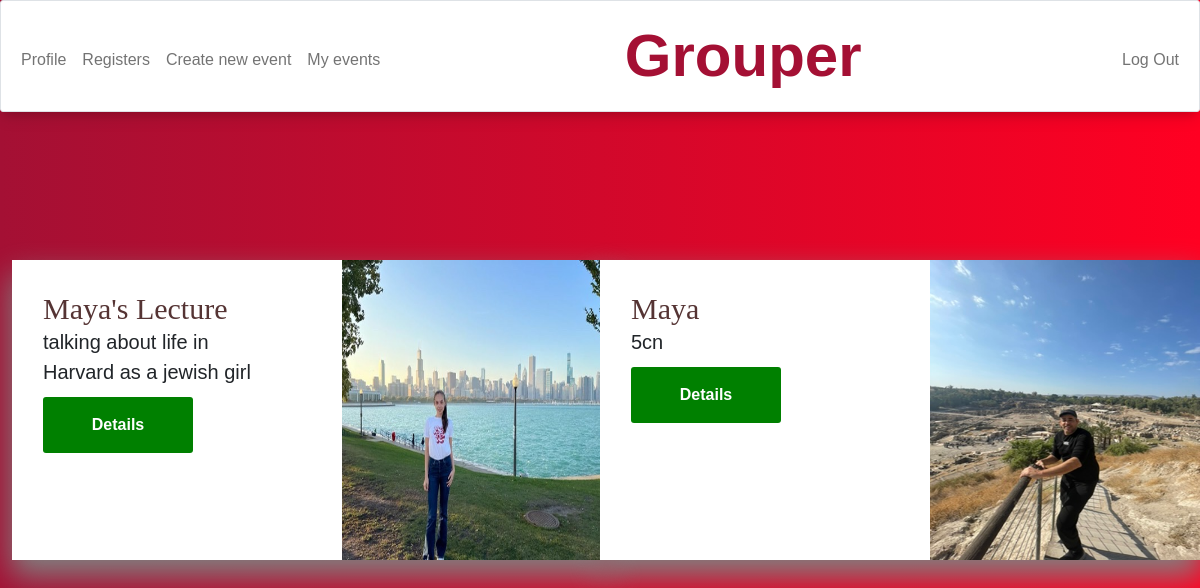
Page / (signed in) on the earlier database version.
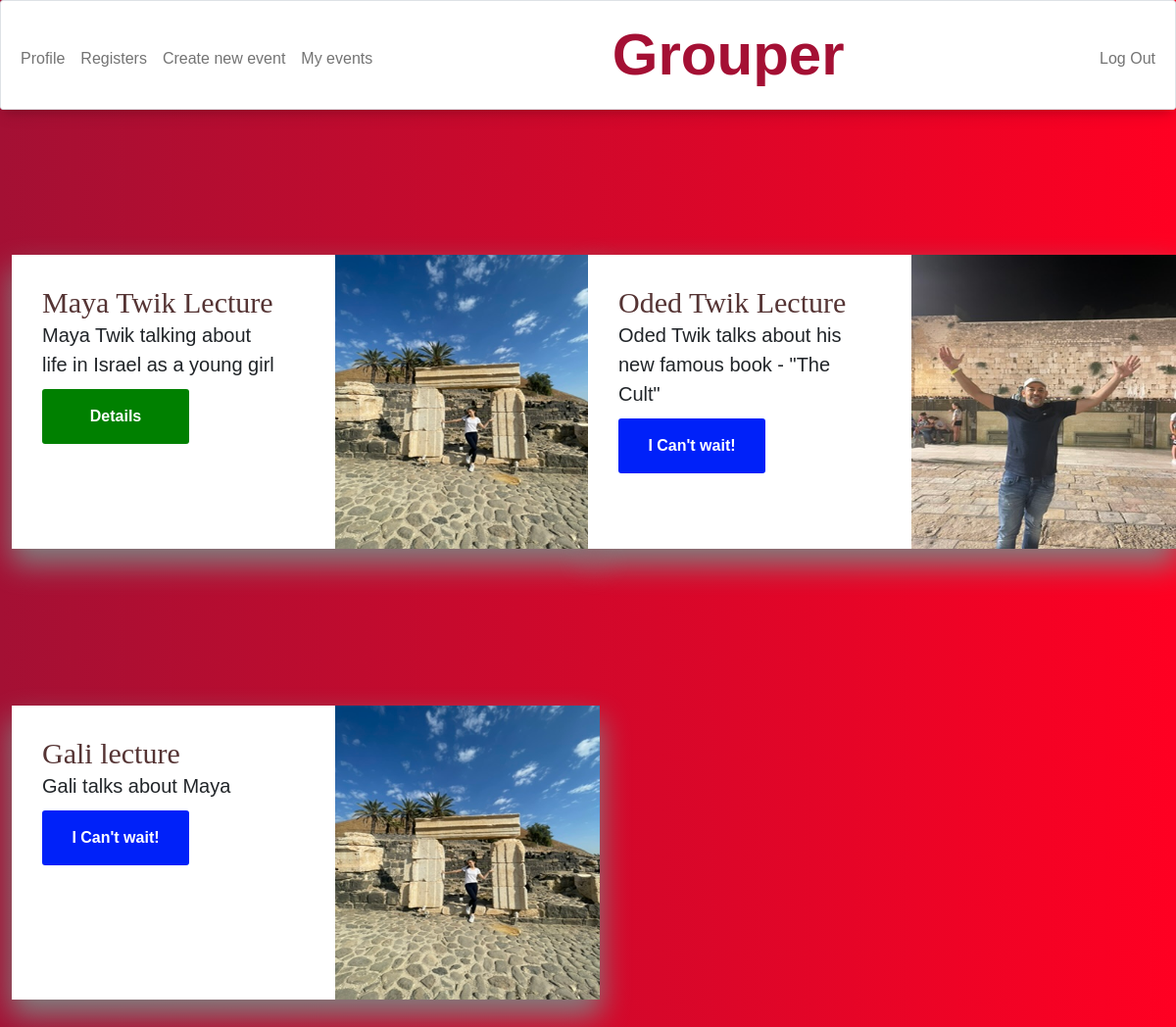
Same page on the later database version.
### tables this page shows
CREATE TABLE events (id INTEGER PRIMARY KEY AUTOINCREMENT NOT NULL, title TEXT NOT NULL, date NUMERIC NOT NULL, details TEXT NOT NULL, location TEXT NOT NULL, people_number INTEGER, price INTEGER, another TEXT, hour NUMERIC NOT NULL, file TEXT, passport INTEGER);

### app.py (the view)
@app.route("/", methods=["GET", "POST"])
@login_required
def index():
    if request.method == "POST":
        id_event = request.form.get("event_id")
        event = db.execute("SELECT * FROM events WHERE id = ?", id_event)
        id_person = db.execute("SELECT id FROM users WHERE passport = ?", int(session.get("passport")))[0]["id"]
        registers = db.execute("SELECT id_person FROM registers WHERE id_event = ?", id_event)
        print(registers)
        for register in registers:
            if register["id_person"] ==  id_person:
                return apology("I'm sorry, you have already registered to that event! see you there!")
        if event[0]["people_number"]:
            limit = event[0]["people_number"]
            amount = db.execute("SELECT COUNT(*) FROM registers JOIN events ON events.id = registers.id_event WHERE id = ?", id_event)[0]["COUNT(*)"]
            if int(limit) == int(amount):
                return apology("all the places are taken! sorry! :(")
        db.execute("INSERT INTO registers (id_person, id_event) VALUES (?,?)", id_person, id_event)
        return redirect('/')
    else:
        registers = []
        id_person = db.execute("SELECT id FROM users WHERE passport = ?", int(session.get("passport")))[0]["id"]
        registers_fake = db.execute("SELECT id_event FROM registers WHERE id_person = ?", id_person)
        for register in registers_fake:
            registers.append(str(register["id_event"]))
        events = db.execute("SELECT * FROM events")
        passport = session.get("passport")
        return render_template("homepage.html", events=events, registers=registers, passport=passport)

### app.py (called while the page is built)
@app.after_request
def after_request(response):
    response.headers["Cache-Control"] = "no-cache, no-store, must-revalidate"
    response.headers["Expires"] = 0
    response.headers["Pragma"] = "no-cache"
    return response

### helpers.py (called while the page is built)
def login_required(f):
    @wraps(f)
    def decorated_function(*args, **kwargs):
        if session.get("passport") is None:
            return redirect("/login")
        return f(*args, **kwargs)
    return decorated_function

### templates/homepage.html (shortened to what this page needs)
{% extends "layout.html" %}
{% block main %}
<link rel="stylesheet" href="https://cdnjs.cloudflare.com/ajax/libs/font-awesome/4.7.0/css/font-awesome.min.css">
<div class="row row-cols-0 row-cols-md-2 g-0">
  {% for event in events %}
  <div class="col">
<div id="container">
	<div class="product-details">
	<div class="card-body">
      <h1>{{ event.title }}</h1>
          <p class="information">{{ event.details }}</p>
    {% set event_id = event.id | string() %}
          {% if event.passport != passport %}
          <form action="/" method="post">
          {% if event_id in registers %}
            <button type="button" style="background-color:rgb(0, 33, 249);">I Can't wait!</button>
          {% else %}
            <button type="submit">
              <i aria-hidden="true"></i>
              <span class="buy">Register</button>
          {% endif %}
        </form>
        {% else %}
        <form action="/creator" method="post">
        <button type="submit" style="background-color: green;"">
          <span class="buy">Details</button>
        </form>
      {% endif %}
    </div>
</div>
<div class="product-image">
	<img src="static/images/{{ event.file }}" alt="...">
</div>
</div>
  </div>
  {% endfor %}
</div>
{% endblock %}

### templates/layout.html (shortened to what this page needs)
<!DOCTYPE html>
<html lang="en">
    <head>
        <link href="https://cdn.jsdelivr.net/npm/bootstrap@5.1.3/dist/css/bootstrap.min.css" rel="stylesheet">
        <link href="/static/styles.css" rel="stylesheet">
    </head>
    <body>
            {% if session["image"] %}
            <nav class="bg-light border navbar navbar-expand-md navbar-light">
                <div class="container-fluid" >
                    <div class="collapse navbar-collapse" id="navbar">
                <ul class="navbar-nav me-auto mt-2">
                    <li ><a class="nav-link" href="/profile">Profile</a></li>
                    <li ><a class="nav-link" href="/registers">Registers</a></li>
                    <li ><a class="nav-link" href="/create">Create new event</a></li>
                    <li ><a class="nav-link" href="/creator">My events</a></li>
                </ul>
                <div class="header">
                    <a class="navbar-brand" href="/"><span class="red">Grouper</span></a>
                </div>
                <ul class="navbar-nav ms-auto mt-2">
                    <li class="nav-item"><a class="nav-link" href="/logout">Log Out</a></li>
                </ul>
                </div>
                </div>
                </nav>
                {% endif %}
        <main class="container-fluid py-5 text-center">
            {% block main %}{% endblock %}
        </main>
    </body>
</html>

### static/styles.css (style rules this page uses)
nav .navbar-brand { font-size: 60px; font-weight: bold; }
.card-body { display: flex; flex-direction: column; }
.header { text-align: center; }
nav .navbar-brand .red { color: #A41034; }
button { --width: 150px; --timing: 2s; border: 0; width: var(--width); padding-block: 1em; color: #fff; font-weight: bold; font-size: 1em; background: rgb(64, 192, 87); transition: all 0.2s; border-radius: 3px; border-top: 0px; }
body { background: white; background-image: linear-gradient( to right, #A41034, rgb(255, 0, 34)); background-attachment: fixed; background-size: cover; }
#container { box-shadow: 0 15px 30px 1px grey; background: rgb(255, 255, 255); text-align: center; border-radius: 5px; margin: 5em auto; height: 300px; width: 600px; }
.product-details { position: relative; text-align: left; overflow-y: scroll; background-color: white; padding: 15px; height: 100%; float: left; width: 50%; }
#container .product-details h1 { font-family: 'Bebas Neue', cursive; display: inline-block; position: relative; font-size: 30px; color: #553434; margin: 0; }
#container .product-details h1:before { position: absolute; content: ''; right: 0%; top: 0%; transform: translate(25px, -15px); font-family: italic 1.2em "Fira Sans", serif; display: inline-block; background: white; border-radius: 5px; font-size: 14px; padding: 5px; color: white; margin: 0; animation: chan-sh 6s ease infinite; }
.product-image { transition: all 0.3s ease-out; display: inline-block; position: relative; overflow: hidden; height: 100%; float: right; width: 45%; display: inline-block; }
#container img { width: 100%;height: 100%; }
.navbar { border: 0; border-radius: 3px; padding: .625rem 0; margin-bottom: 20px; color: #555; background-color: #fff!important; box-shadow: 0 4px 18px 0 rgba(0,0,0,.12), 0 7px 10px -5px rgba(0,0,0,.15) !important; z-index: 1000 !important; transition: all 150ms ease 0s; }
p { font-size: 20px; margin: 0 0 10px; }
* { box-sizing: border-box; -webkit-box-sizing: border-box; -moz-box-sizing: border-box; }
body { font-family: Helvetica; -webkit-font-smoothing: antialiased; }

Differences in the rows shown:
removed events: title "Maya's Lecture", details "talking about life in Harvard as a jewish girl", file (picture)
removed events: title "Maya", details "5cn", file (picture)
added events: title "Maya Twik Lecture", details "Maya Twik talking about life in Israel as a young girl", file (picture)
added events: title "Oded Twik Lecture", details "Oded Twik talks about his new famous book - \"The Cult\"", shows "I Can't wait!", file (picture)
added events: title "Gali lecture", details "Gali talks about Maya", shows "I Can't wait!", file (picture)
